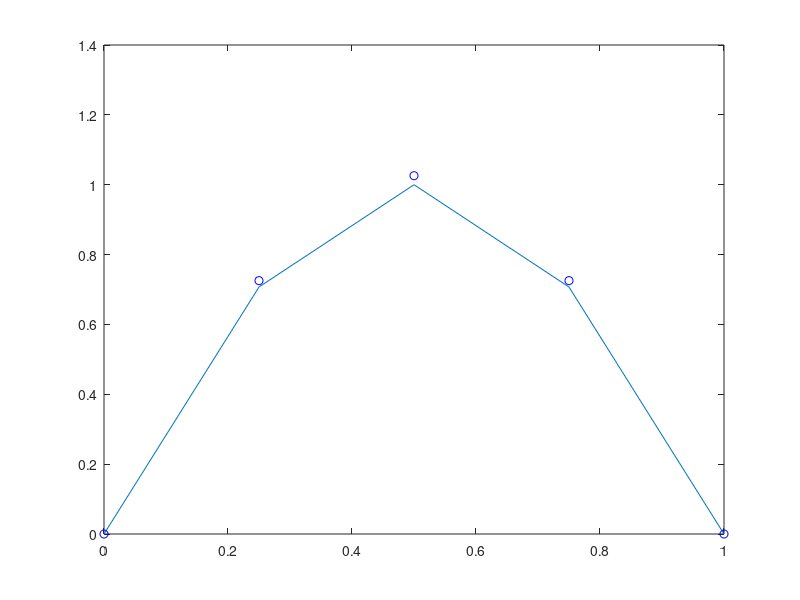

The MATLAB script that drew this image:
% Bradie: section 8.1, example 1
%
% We solve the BVP
%
%  -u'' + pi^2 u = 2 pi^2 sin(pi x)
%  u(0) = 0, u(1) = 0
% 
% which has exact solution u(x) = sin(pi x)

% identify boundary conditions
u0 = 0;
uN = 0;

% set computational grid
N = 4;
x0 = 0; xN = 1; h = (xN - x0)/N;
x = x0:h:xN; x = x(:);

% Identify coefficient functions.  Note, these need only be expressed at
% interior points, i.e. x(2:N).
r = -2*pi^2*sin(pi*x(2:N));
p = zeros(size(x(2:N)));
q = pi^2*ones(size(x(2:N)));

% get diagonal, upper, lower, elements of A
d = (2 + h^2*q);
l = (-1 - h/2*p);
u = (-1 + h/2*p);

% Set the coefficient matrix A and right hand side b
A = diag([1; d; 1]);                         % enter diagonal elements
A = A + diag([l; 0], -1) + diag([0; u], 1);  % add super/sub diag elements

b = [u0; -h^2*r; uN];

% solve
w = A\b;

% exact solution
u = sin(pi*x);

plot(x, u, x, w, 'ob')

pfmt = '%.2f\t %.6f\t %.6f\t %.6f\n';
for i=1:N+1
    fprintf(pfmt, x(i), w(i), u(i), abs(u(i) - w(i)))
end

